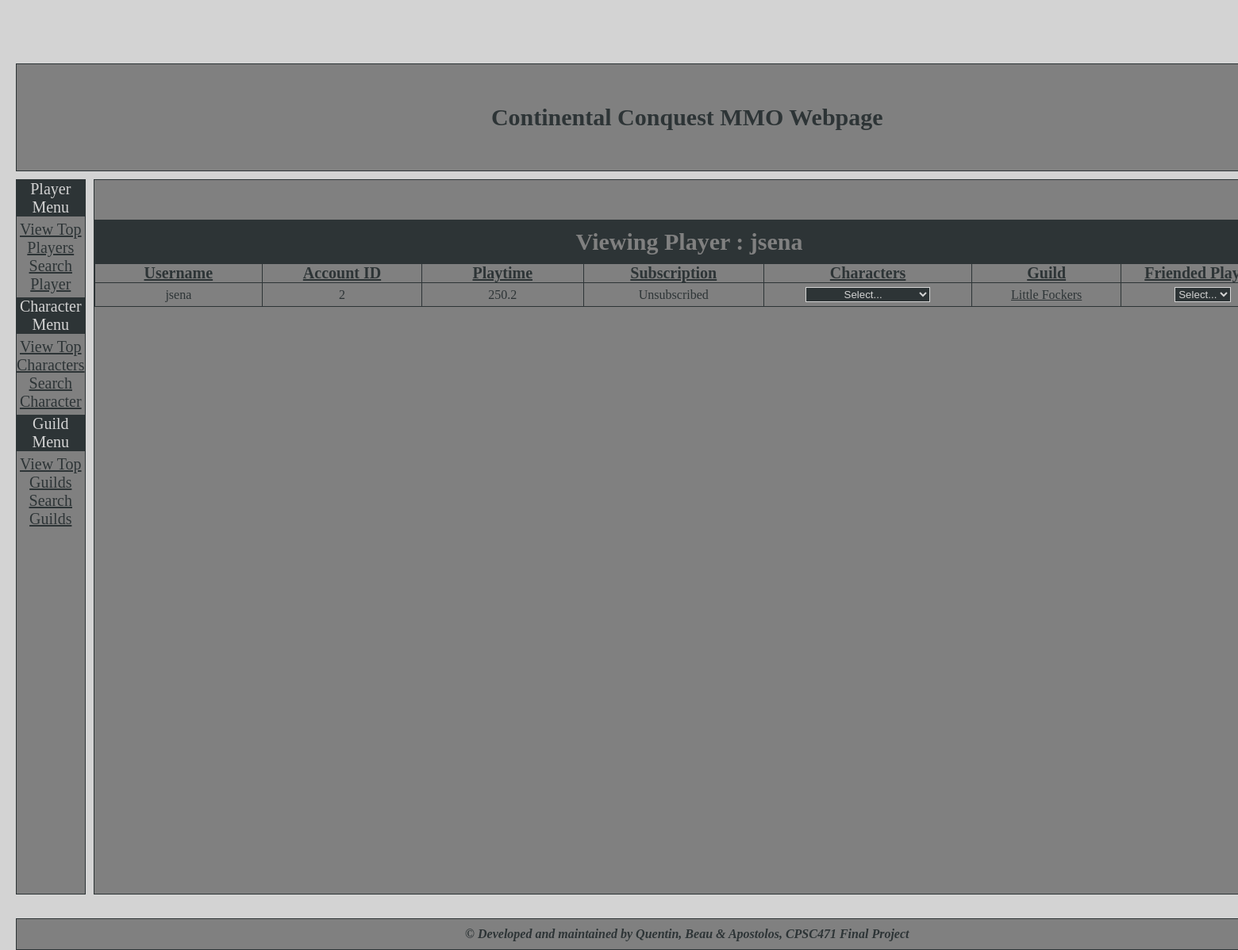
/viewplayer.php?acct_id=2, run on the app's committed database.
### tables this page shows
CREATE TABLE PLAYERS (
	Player_ID INTEGER NOT NULL,
    Playtime VARCHAR(30) NOT NULL,
    Sub_status VARCHAR(20) NOT NULL,
	Guild VARCHAR(30) DEFAULT NULL,
    PRIMARY KEY (Player_ID),
    FOREIGN KEY (Player_ID) REFERENCES USERS (Acct_ID)
);

CREATE TABLE USERS (
	Acct_ID INTEGER auto_increment,
	Fname VARCHAR(20) NOT NULL,
	Lname VARCHAR(20) NOT NULL,
	Username VARCHAR(20) NOT NULL,
    Password VARCHAR(16) NOT NULL,
	Birthday DATE NOT NULL,
	Email VARCHAR(40) NOT NULL,
	PRIMARY KEY (Acct_ID)
);

### include/functions.php (called while the page is built, shortened)
<?php
    class Database {
        function init_connection($servername, $db, $username, $password) {
            $this->connection = mysqli_connect($servername, $username, $password, $db);
        }
    }
?>

### viewplayer.php (the view, shortened to what this page needs)
<?php
    include 'include/connectDB.php';
    include 'include/header.php';
    include 'include/left-menu.php';
    if(isset($_POST["acct_id"])) {
        $acct_id = $_POST["acct_id"];
    } else {
        $acct_id = $_GET["acct_id"];
    }
    $stmt = $db->connection->prepare('SELECT * FROM PLAYERS, USERS WHERE Player_ID = ? AND Player_ID=Acct_ID');
    $stmt->bind_param('i', $acct_id);
    $stmt->execute();
    $result = $stmt->get_result();
?>
                <div class="center">
                    <div id="center-content">
                        <table id="table_players">
                            <tr class="table_players_row">
                                <td class="table_players_data" id="table_players_title" colspan="7" >
                                    Viewing Player :
                                    <?php
                                        if ($result->num_rows == 0) {
                                            echo "<br/>Player not found.";
                                        } else {
                                            $row = $result->fetch_row();
                                            echo $row[7];
                                        ?>
                                </td>
                            </tr>
                            <tr class="table_players_row">
                                <td class="table_players_header_data">
                                    Username
                                </td>
                                <td class="table_players_header_data">
                                    Account ID
                                </td>
                                <td class="table_players_header_data">
                                    Playtime
                                </td>
                                <td class="table_players_header_data">
                                    Subscription
                                </td>
                                <td class="table_players_header_data">
                                    Characters
                                </td>
                                <td class="table_players_header_data">
                                    Guild
                                </td>
                                <td class="table_players_header_data">
                                    Friended Players
                                </td>
                            </tr>
                            <?php
                                echo "  <tr class='table_players_row'>
                                            <td class='table_players_data'>
                                                ".$row[7]."
                                            </td>
                                            <td class='table_players_data'>
                                                ".$row[0]."
                                            </td>
                                            <td class='table_players_data'>
                                                ".$row[1]."
                                            </td>
                                            <td class='table_players_data'>
                                                ".$row[2]."
                                            </td>
                                            <td class='table_players_data'>
                                ";
                                $stmt = $db->connection->prepare('SELECT * FROM CHARACTERS WHERE Acct_ID = ?');
                                $stmt->bind_param('i', $row[0]);
                                $stmt->execute();
                                $characters = $stmt->get_result();
                                if($characters->num_rows != 0) {
                                ?>  <form method="post">
                                        <select class="input-fields" id="view-character-selector" onchange="this.options[this.selectedIndex].value && (window.location = this.options[this.selectedIndex].value);">
                                            <?php
                                                echo "<option>Select...</option>";
                                            ?>
                                        </select>
                                    </form>
                                <?php
                                } else {
                                    echo "No Characters";
                                }
                            ?>
                                    </td>
                                    <td class='table_players_data'>
                                        <?php
                                        if($row[3] != "") {
                                            echo "<a href='viewguild.php?guild=".$row[3]."'>".$row[3]."</a>";
                                        } else {
                                            echo "No Guild";
                                        }
                                        ?>
                                    </td>
                                    <td class='table_players_data'>
                                    <?php
                                        $stmt = $db->connection->prepare('SELECT * FROM FRIEND_LIST, PLAYERS, USERS WHERE FRIEND_LIST.Acct_ID = ? AND Friend_ID = Player_ID AND Player_ID=USERS.Acct_ID;');
                                        $stmt->bind_param('i', $row[0]);
                                        $stmt->execute();
                                        $friends = $stmt->get_result();
                                        if($friends->num_rows != 0) {
                                            ?>  <form method="post">
                                                    <select class="input-fields" id="view-friend-selector" onchange="this.options[this.selectedIndex].value && (window.location = this.options[this.selectedIndex].value);">
                                                        <?php
                                                            echo "<option>Select...</option>";
                                                        ?>
                                                    </select>
                                                </form>
                                            <?php
                                            } else {
                                                echo "No Friends";
                                            }
                                    ?>
                                    </td>
                                </tr>
                            </table>
                            <br/>
                            <br/>
                        <?php } ?>
                    </div>
                </div>
<?php
    include 'include/footer.php';
?>

### include/theme.css (style rules this page uses)
html { height: 100%; color: #2D3436; background-color:lightgray; }
body { min-height: 100%; margin: 0; }
.center { grid-area: main; border:1px solid #2D3436; min-height: 900px; }
#center-content { margin-top: 50px; margin-left: auto; margin-right: auto; margin-bottom:auto; width: 1500px; text-align: center; }
.grid-container > div { background-color:gray; text-align: center; padding: 0px; font-size: 20px; }
a:link { color: #2D3436; }
#table_players { border: 1px solid #2D3436; border-collapse: collapse; margin-left: auto; margin-right: auto; margin-bottom:auto; }
#table_players_title { padding-top: 10px; padding-bottom:10px; font-weight:bold; font-size: 30px; background-color:#2D3436; color:gray; }
.table_players_header_data { border: 1px solid #2D3436; margin: 0; padding: 0; width : 500px; font-size: 20px; font-weight: bold; text-decoration: underline; }
.table_players_data { border: 1px solid #2D3436; margin: 0; padding-top: 5px; padding-bottom: 5px; width : 500px; font-size: 16px; }
.input-fields { background-color:#2D3436; border: 1px solid lightgray; color: lightgray; text-align: center; }

### data on the page
players: Player_ID.Username "jsena", Player_ID "2", Playtime "250.2", Sub_status "Unsubscribed", Guild "Little Fockers"
